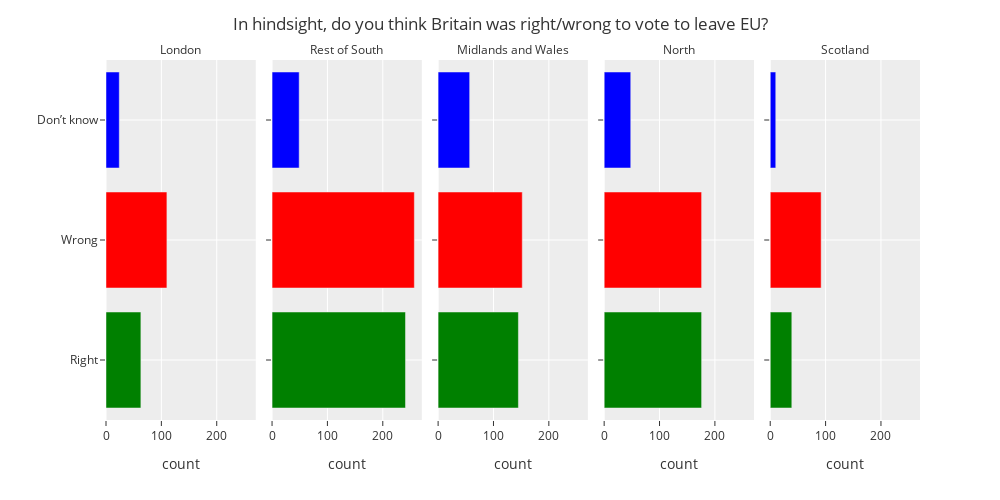

The code cell stored with this chart in its notebook:
### Markdown cell above
### Exercise 1 (Choose one!)

#### Data Vis Principles:

1. Order Matters
2. Put long categories on the y-axis
3. Pick a Purpose.
4. Keep scales consistent
5. Select meaningful colors
6. Use meaningful and nonredundant labels.

**Option 1.** 

Create your own plot of this data. Make it as nice as possible! Choose your own colors, themes, labels, ordering, etc. Decide if you prefer facets or colored bars. Make the labels as informative as possible. Try experimenting with things we haven't yet covered in class: look up how to add a caption or include textures in your plot.

Talk about the positives and negatives of your graph. How does it meet, not meet, or exceed the data visualization principles above?

**Option 2.**

Using data of your choice, create a beautiful data visualization. Try experimenting with things we haven't yet covered in class: look up how to add a caption or include textures in your plot.

Talk about the positives and negatives of your graph. How does it meet, not meet, or exceed the data visualization principles above?

### Code cell
my_categories = ['London','Rest of South','Midlands and Wales','North','Scotland']

fig = px.bar(DF_plot,y='vote',x='count',
             color='vote',
             facet_col='location',
             color_discrete_map={'Right':'green','Wrong':'red',"Don’t know":'blue'})

fig.for_each_annotation(lambda a: a.update(text=a.text.split("=")[1]))

my_categories = ['Dont know','Right','Wrong']
fig.update_layout(yaxis={'categoryorder': 'array', 'categoryarray': my_categories},
                  title='In hindsight, do you think Britain was right/wrong to vote to leave EU?',
                  yaxis_title="",
                  template='ggplot2',
                  legend_title='Location',
                  autosize=False,
                  width=1000,
                  height=500,
                 showlegend=False)

fig.show()

### Figure 1 — Plotly figure (JSON) as saved in the notebook; plotly's stock layout.template omitted (floating-point values rounded to 4 significant figures)
{"data": [{"alignmentgroup": "True", "hovertemplate": "vote=%{y}<br>location=London<br>count=%{x}<extra></extra>", "legendgroup": "Right", "marker": {"color": "green", "pattern": {"shape": ""}}, "name": "Right", "offsetgroup": "Right", "orientation": "h", "showlegend": true, "textposition": "auto", "type": "bar", "x": [63], "xaxis": "x", "y": ["Right"], "yaxis": "y"}, {"alignmentgroup": "True", "hovertemplate": "vote=%{y}<br>location=Rest of South<br>count=%{x}<extra></extra>", "legendgroup": "Right", "marker": {"color": "green", "pattern": {"shape": ""}}, "name": "Right", "offsetgroup": "Right", "orientation": "h", "showlegend": false, "textposition": "auto", "type": "bar", "x": [241], "xaxis": "x2", "y": ["Right"], "yaxis": "y2"}, {"alignmentgroup": "True", "hovertemplate": "vote=%{y}<br>location=Midlands and Wales<br>count=%{x}<extra></extra>", "legendgroup": "Right", "marker": {"color": "green", "pattern": {"shape": ""}}, "name": "Right", "offsetgroup": "Right", "orientation": "h", "showlegend": false, "textposition": "auto", "type": "bar", "x": [145], "xaxis": "x3", "y": ["Right"], "yaxis": "y3"}, {"alignmentgroup": "True", "hovertemplate": "vote=%{y}<br>location=North<br>count=%{x}<extra></extra>", "legendgroup": "Right", "marker": {"color": "green", "pattern": {"shape": ""}}, "name": "Right", "offsetgroup": "Right", "orientation": "h", "showlegend": false, "textposition": "auto", "type": "bar", "x": [176], "xaxis": "x4", "y": ["Right"], "yaxis": "y4"}, {"alignmentgroup": "True", "hovertemplate": "vote=%{y}<br>location=Scotland<br>count=%{x}<extra></extra>", "legendgroup": "Right", "marker": {"color": "green", "pattern": {"shape": ""}}, "name": "Right", "offsetgroup": "Right", "orientation": "h", "showlegend": false, "textposition": "auto", "type": "bar", "x": [39], "xaxis": "x5", "y": ["Right"], "yaxis": "y5"}, {"alignmentgroup": "True", "hovertemplate": "vote=%{y}<br>location=London<br>count=%{x}<extra></extra>", "legendgroup": "Wrong", "marker": {"color": "red", "pattern": {"shape": ""}}, "name": "Wrong", "offsetgroup": "Wrong", "orientation": "h", "showlegend": true, "textposition": "auto", "type": "bar", "x": [110], "xaxis": "x", "y": ["Wrong"], "yaxis": "y"}, {"alignmentgroup": "True", "hovertemplate": "vote=%{y}<br>location=Rest of South<br>count=%{x}<extra></extra>", "legendgroup": "Wrong", "marker": {"color": "red", "pattern": {"shape": ""}}, "name": "Wrong", "offsetgroup": "Wrong", "orientation": "h", "showlegend": false, "textposition": "auto", "type": "bar", "x": [257], "xaxis": "x2", "y": ["Wrong"], "yaxis": "y2"}, {"alignmentgroup": "True", "hovertemplate": "vote=%{y}<br>location=Midlands and Wales<br>count=%{x}<extra></extra>", "legendgroup": "Wrong", "marker": {"color": "red", "pattern": {"shape": ""}}, "name": "Wrong", "offsetgroup": "Wrong", "orientation": "h", "showlegend": false, "textposition": "auto", "type": "bar", "x": [152], "xaxis": "x3", "y": ["Wrong"], "yaxis": "y3"}, {"alignmentgroup": "True", "hovertemplate": "vote=%{y}<br>location=North<br>count=%{x}<extra></extra>", "legendgroup": "Wrong", "marker": {"color": "red", "pattern": {"shape": ""}}, "name": "Wrong", "offsetgroup": "Wrong", "orientation": "h", "showlegend": false, "textposition": "auto", "type": "bar", "x": [176], "xaxis": "x4", "y": ["Wrong"], "yaxis": "y4"}, {"alignmentgroup": "True", "hovertemplate": "vote=%{y}<br>location=Scotland<br>count=%{x}<extra></extra>", "legendgroup": "Wrong", "marker": {"color": "red", "pattern": {"shape": ""}}, "name": "Wrong", "offsetgroup": "Wrong", "orientation": "h", "showlegend": false, "textposition": "auto", "type": "bar", "x": [92], "xaxis": "x5", "y": ["Wrong"], "yaxis": "y5"}, {"alignmentgroup": "True", "hovertemplate": "vote=%{y}<br>location=London<br>count=%{x}<extra></extra>", "legendgroup": "Don’t know", "marker": {"color": "blue", "pattern": {"shape": ""}}, "name": "Don’t know", "offsetgroup": "Don’t know", "orientation": "h", "showlegend": true, "textposition": "auto", "type": "bar", "x": [24], "xaxis": "x", "y": ["Don’t know"], "yaxis": "y"}, {"alignmentgroup": "True", "hovertemplate": "vote=%{y}<br>location=Rest of South<br>count=%{x}<extra></extra>", "legendgroup": "Don’t know", "marker": {"color": "blue", "pattern": {"shape": ""}}, "name": "Don’t know", "offsetgroup": "Don’t know", "orientation": "h", "showlegend": false, "textposition": "auto", "type": "bar", "x": [49], "xaxis": "x2", "y": ["Don’t know"], "yaxis": "y2"}, {"alignmentgroup": "True", "hovertemplate": "vote=%{y}<br>location=Midlands and Wales<br>count=%{x}<extra></extra>", "legendgroup": "Don’t know", "marker": {"color": "blue", "pattern": {"shape": ""}}, "name": "Don’t know", "offsetgroup": "Don’t know", "orientation": "h", "showlegend": false, "textposition": "auto", "type": "bar", "x": [57], "xaxis": "x3", "y": ["Don’t know"], "yaxis": "y3"}, {"alignmentgroup": "True", "hovertemplate": "vote=%{y}<br>location=North<br>count=%{x}<extra></extra>", "legendgroup": "Don’t know", "marker": {"color": "blue", "pattern": {"shape": ""}}, "name": "Don’t know", "offsetgroup": "Don’t know", "orientation": "h", "showlegend": false, "textposition": "auto", "type": "bar", "x": [48], "xaxis": "x4", "y": ["Don’t know"], "yaxis": "y4"}, {"alignmentgroup": "True", "hovertemplate": "vote=%{y}<br>location=Scotland<br>count=%{x}<extra></extra>", "legendgroup": "Don’t know", "marker": {"color": "blue", "pattern": {"shape": ""}}, "name": "Don’t know", "offsetgroup": "Don’t know", "orientation": "h", "showlegend": false, "textposition": "auto", "type": "bar", "x": [10], "xaxis": "x5", "y": ["Don’t know"], "yaxis": "y5"}], "layout": {"annotations": [{"font": {}, "showarrow": false, "text": "London", "x": 0.092, "xanchor": "center", "xref": "paper", "y": 1, "yanchor": "bottom", "yref": "paper"}, {"font": {}, "showarrow": false, "text": "Rest of South", "x": 0.296, "xanchor": "center", "xref": "paper", "y": 1, "yanchor": "bottom", "yref": "paper"}, {"font": {}, "showarrow": false, "text": "Midlands and Wales", "x": 0.5, "xanchor": "center", "xref": "paper", "y": 1, "yanchor": "bottom", "yref": "paper"}, {"font": {}, "showarrow": false, "text": "North", "x": 0.704, "xanchor": "center", "xref": "paper", "y": 1, "yanchor": "bottom", "yref": "paper"}, {"font": {}, "showarrow": false, "text": "Scotland", "x": 0.908, "xanchor": "center", "xref": "paper", "y": 1, "yanchor": "bottom", "yref": "paper"}], "autosize": false, "barmode": "relative", "height": 500, "legend": {"title": {"text": "Location"}, "tracegroupgap": 0}, "margin": {"t": 60}, "showlegend": false, "title": {"text": "In hindsight, do you think Britain was right/wrong to vote to leave EU?"}, "width": 1000, "xaxis": {"anchor": "y", "autorange": true, "domain": [0, 0.184], "range": [0, 270.5], "title": {"text": "count"}, "type": "linear"}, "xaxis2": {"anchor": "y2", "autorange": true, "domain": [0.204, 0.388], "matches": "x", "range": [0, 270.5], "title": {"text": "count"}, "type": "linear"}, "xaxis3": {"anchor": "y3", "autorange": true, "domain": [0.408, 0.592], "matches": "x", "range": [0, 270.5], "title": {"text": "count"}, "type": "linear"}, "xaxis4": {"anchor": "y4", "autorange": true, "domain": [0.612, 0.796], "matches": "x", "range": [0, 270.5], "title": {"text": "count"}, "type": "linear"}, "xaxis5": {"anchor": "y5", "autorange": true, "domain": [0.816, 1], "matches": "x", "range": [0, 270.5], "title": {"text": "count"}, "type": "linear"}, "yaxis": {"anchor": "x", "autorange": true, "categoryarray": ["Dont know", "Right", "Wrong"], "categoryorder": "array", "domain": [0, 1], "range": [0.5, 3.5], "title": {"text": ""}, "type": "category"}, "yaxis2": {"anchor": "x2", "autorange": true, "domain": [0, 1], "matches": "y", "range": [0.5, 3.5], "showticklabels": false, "type": "category"}, "yaxis3": {"anchor": "x3", "autorange": true, "domain": [0, 1], "matches": "y", "range": [0.5, 3.5], "showticklabels": false, "type": "category"}, "yaxis4": {"anchor": "x4", "autorange": true, "domain": [0, 1], "matches": "y", "range": [0.5, 3.5], "showticklabels": false, "type": "category"}, "yaxis5": {"anchor": "x5", "autorange": true, "domain": [0, 1], "matches": "y", "range": [0.5, 3.5], "showticklabels": false, "type": "category"}}}
